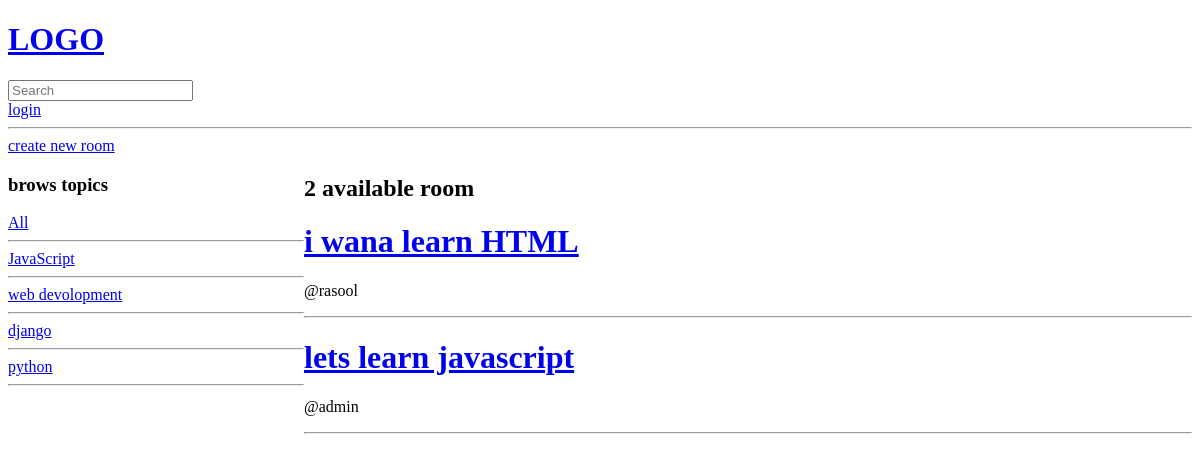
Before: / with the older database file.
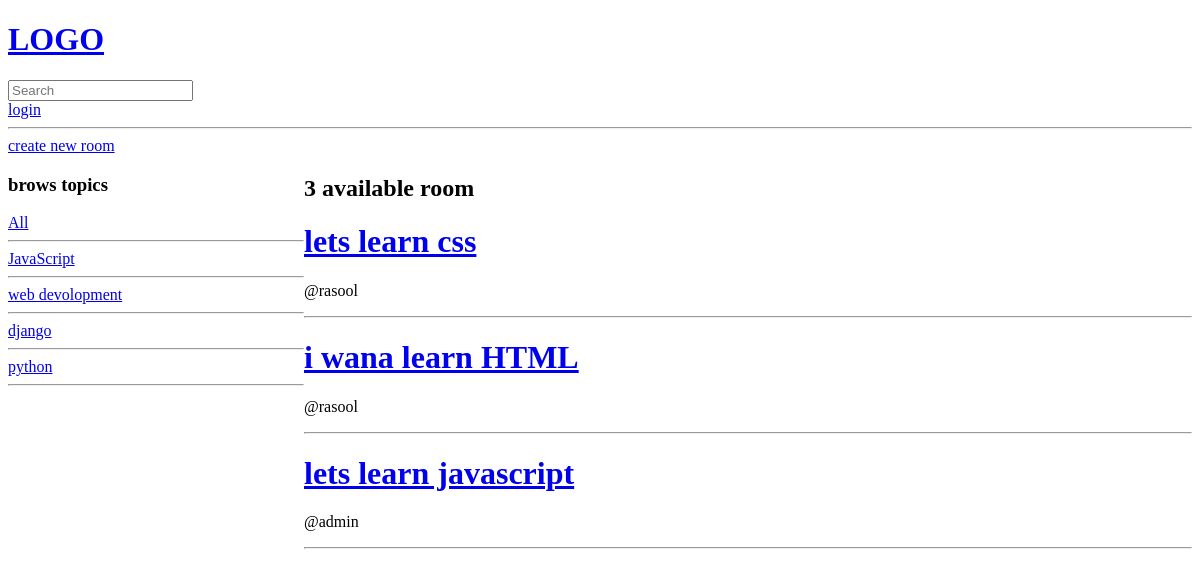
After: the same page with the newer database file.
### base/models.py (models this page shows, shortened)
class Topic(models.Model):
    name = models.CharField(_("name"), max_length=200)
    class Meta:
        verbose_name = 'topic'
        verbose_name_plural = 'topics'

class Room(models.Model):
    host = models.ForeignKey(User, verbose_name=_("host"), on_delete=models.SET_NULL, null=True)
    topic = models.ForeignKey("base.Topic", verbose_name=_("topic"), on_delete=models.SET_NULL, null=True)
    name = models.CharField(_("name"), max_length=200)
    description = models.TextField(_("description"), null=True, blank=True)
    updated = models.DateTimeField(_("update"), auto_now=True)
    created = models.DateTimeField(_("create"), auto_now_add=True)
    def __str__(self):
        return self.name
    class Meta:
        db_table = 'Room'
        verbose_name = 'room'
        verbose_name_plural = 'rooms'
        ordering = ["-updated","-created"]

### base/views.py (the view)
# urls.py: path("", views.home, name="home"),
def home(request):
    search = request.GET.get("q", "")
    rooms = Room.objects.filter(Q(topic__name__icontains=search) |
                                Q(host__username__icontains=search) |
                                Q(description__icontains=search))
    topic = Topic.objects.all()
    count = rooms.count()
    context = {"rooms": rooms, "topics": topic, "count": count}
    return render(request, "base/home.html", context)

### base/templates/base/home.html (shortened to what this page needs)
{% extends "main.html" %}
{% block content %}
<a href="{% url "create-room" %}">create new room</a>
    <div class="home-container">
        <div>
            <h3>brows topics</h3>
            <a href="{% url "home"%}">All</a>
                <hr/>
            {% for topic in topics  %}
                <a href="{% url "home"%}?q={{topic.name}} ">{{topic.name}}</a>
                <hr/>
            {% endfor %}
        </div>
        <div>
            <h2>{{count}} available room</h2>
    {% for room in rooms  %}
    <h1>
        <a href="{% url "room" room.id %}">{{room}}</a>
    </h1>
    <p>@{{room.host.username}}</p>
    <hr/>
    {% endfor %}
</div>
</div>
{% endblock content %}

Changed rows visible on the page:
added Room: name "lets learn css", host.username "rasool"
Other visible differences:
{{ count }}: "2" → "3"
